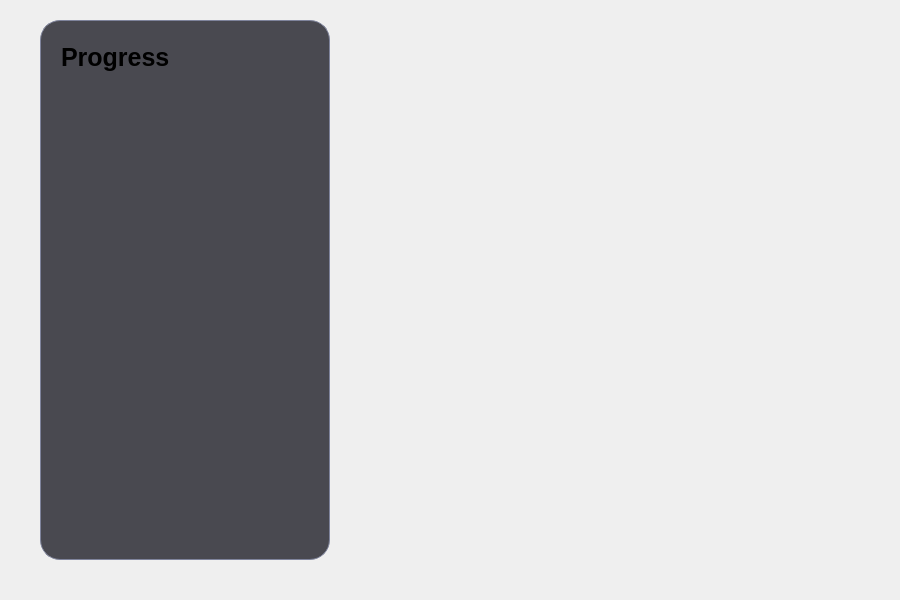
<?xml version="1.0" encoding="UTF-8"?>
<ui version="4.0">
 <class>MainContentScreen</class>
 <widget class="QWidget" name="MainContentScreen">
  <property name="geometry">
   <rect>
    <x>0</x>
    <y>0</y>
    <width>900</width>
    <height>600</height>
   </rect>
  </property>
  <property name="windowTitle">
   <string>Form</string>
  </property>
  <layout class="QHBoxLayout" name="horizontalLayout">
   <property name="spacing">
    <number>0</number>
   </property>
   <property name="leftMargin">
    <number>0</number>
   </property>
   <property name="topMargin">
    <number>0</number>
   </property>
   <property name="rightMargin">
    <number>0</number>
   </property>
   <property name="bottomMargin">
    <number>0</number>
   </property>
   <item>
    <widget class="QWidget" name="Background" native="true">
     <property name="styleSheet">
      <string notr="true">background: transparent</string>
     </property>
     <layout class="QHBoxLayout" name="horizontalLayout_2" stretch="3,5">
      <property name="spacing">
       <number>0</number>
      </property>
      <property name="leftMargin">
       <number>10</number>
      </property>
      <property name="topMargin">
       <number>10</number>
      </property>
      <property name="rightMargin">
       <number>10</number>
      </property>
      <property name="bottomMargin">
       <number>10</number>
      </property>
      <item>
       <widget class="QWidget" name="widget" native="true">
        <property name="minimumSize">
         <size>
          <width>200</width>
          <height>0</height>
         </size>
        </property>
        <property name="maximumSize">
         <size>
          <width>400</width>
          <height>16777215</height>
         </size>
        </property>
        <layout class="QVBoxLayout" name="verticalLayout">
         <property name="leftMargin">
          <number>30</number>
         </property>
         <property name="topMargin">
          <number>10</number>
         </property>
         <property name="rightMargin">
          <number>10</number>
         </property>
         <property name="bottomMargin">
          <number>30</number>
         </property>
         <item>
          <widget class="QWidget" name="ProgressContainer" native="true">
           <property name="styleSheet">
            <string notr="true">QWidget#ProgressContainer{
	background-color: rgba(17, 17, 27, 191);
	border-radius: 20px;
	border:1px solid;
	border-color: rgb(127, 132, 156)
}</string>
           </property>
           <layout class="QVBoxLayout" name="verticalLayout_2" stretch="1,8">
            <item>
             <widget class="QLabel" name="label">
              <property name="maximumSize">
               <size>
                <width>16777215</width>
                <height>70</height>
               </size>
              </property>
              <property name="styleSheet">
               <string notr="true">font-size: 25px;
padding-left: 5px;
font-weight:bold;</string>
              </property>
              <property name="text">
               <string>Progress</string>
              </property>
             </widget>
            </item>
            <item>
             <widget class="QWidget" name="ListContainer" native="true">
              <layout class="QVBoxLayout" name="verticalLayout_3" stretch="1,1,1,1,1,1,1,1">
               <item>
                <widget class="StageButton" name="Stage1" native="true"/>
               </item>
               <item>
                <widget class="StageButton" name="Stage2" native="true"/>
               </item>
               <item>
                <widget class="StageButton" name="Stage3" native="true"/>
               </item>
               <item>
                <widget class="StageButton" name="Stage4" native="true"/>
               </item>
               <item>
                <widget class="StageButton" name="Stage5" native="true"/>
               </item>
               <item>
                <widget class="StageButton" name="Stage6" native="true"/>
               </item>
               <item>
                <widget class="StageButton" name="Stage7" native="true"/>
               </item>
               <item>
                <spacer name="verticalSpacer">
                 <property name="orientation">
                  <enum>Qt::Orientation::Vertical</enum>
                 </property>
                 <property name="sizeHint" stdset="0">
                  <size>
                   <width>20</width>
                   <height>40</height>
                  </size>
                 </property>
                </spacer>
               </item>
              </layout>
             </widget>
            </item>
           </layout>
          </widget>
         </item>
        </layout>
       </widget>
      </item>
      <item>
       <widget class="QStackedWidget" name="stackedWidget">
        <property name="styleSheet">
         <string notr="true">background:transparent;</string>
        </property>
        <widget class="QWidget" name="page"/>
        <widget class="QWidget" name="page_2"/>
       </widget>
      </item>
     </layout>
    </widget>
   </item>
  </layout>
 </widget>
 <customwidgets>
  <customwidget>
   <class>StageButton</class>
   <extends>QWidget</extends>
   <header location="global">views/components/stage-button.hpp</header>
   <container>1</container>
  </customwidget>
 </customwidgets>
 <resources/>
 <connections/>
</ui>
